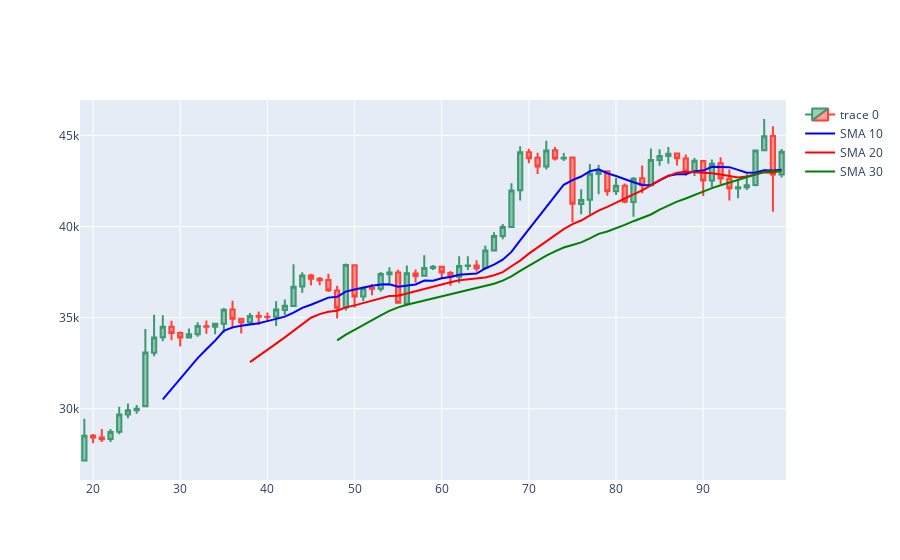

This figure's notebook cell:
### Code cell
import plotly.graph_objects as go

dfpl = data[:]
fig = go.Figure(data=[go.Candlestick(x=dfpl.index,
                open=dfpl['Open'],
                high=dfpl['High'],
                low=dfpl['Low'],
                close=dfpl['Close'])])

# Add the moving averages to the plot
fig.add_trace(go.Scatter(x=dfpl.index, y=dfpl['SMA_10'], mode='lines', name='SMA 10', line=dict(color='blue')))
fig.add_trace(go.Scatter(x=dfpl.index, y=dfpl['SMA_20'], mode='lines', name='SMA 20', line=dict(color='red')))
fig.add_trace(go.Scatter(x=dfpl.index, y=dfpl['SMA_30'], mode='lines', name='SMA 30', line=dict(color='green')))

fig.update_layout(xaxis_rangeslider_visible=False)
fig.show()
